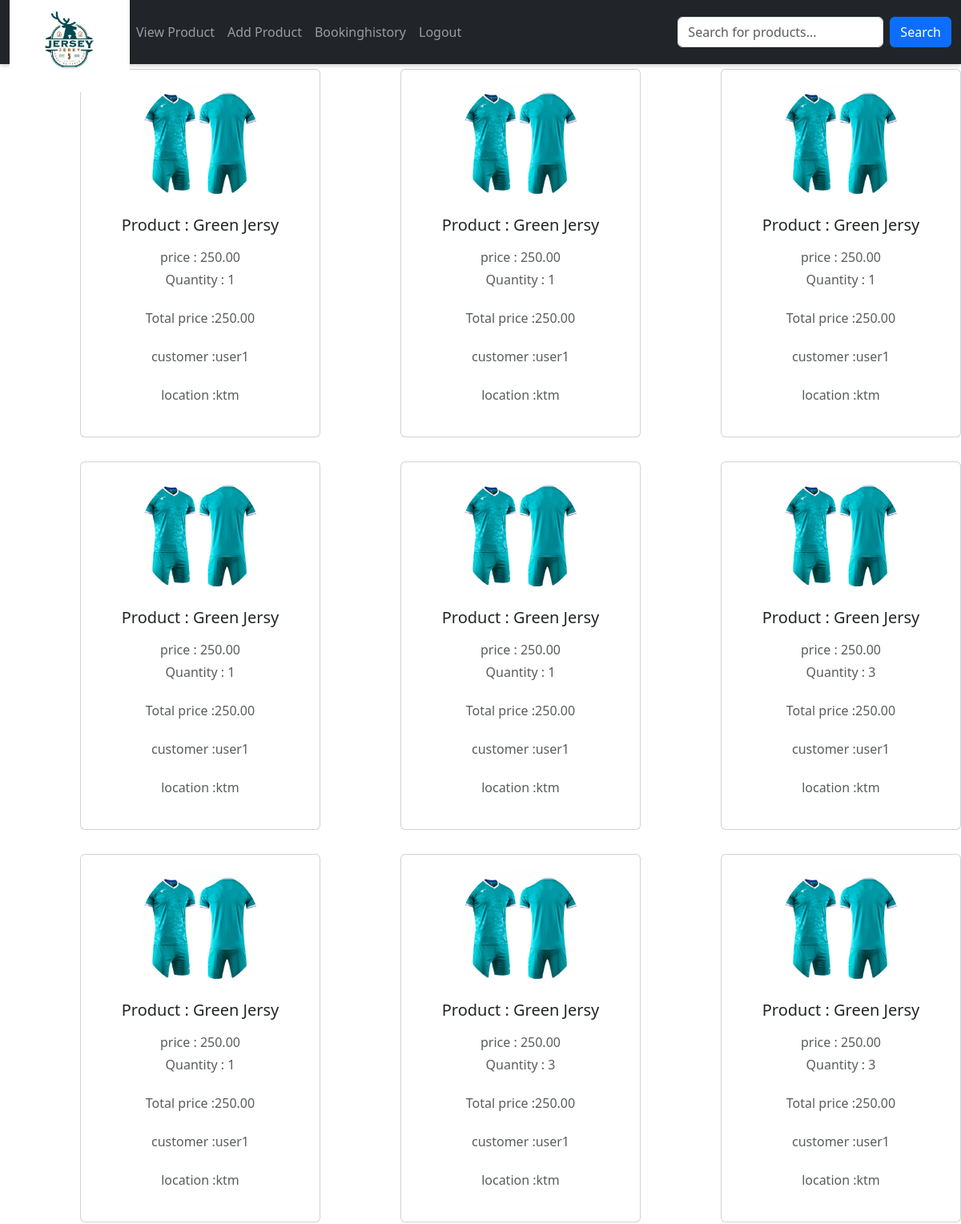
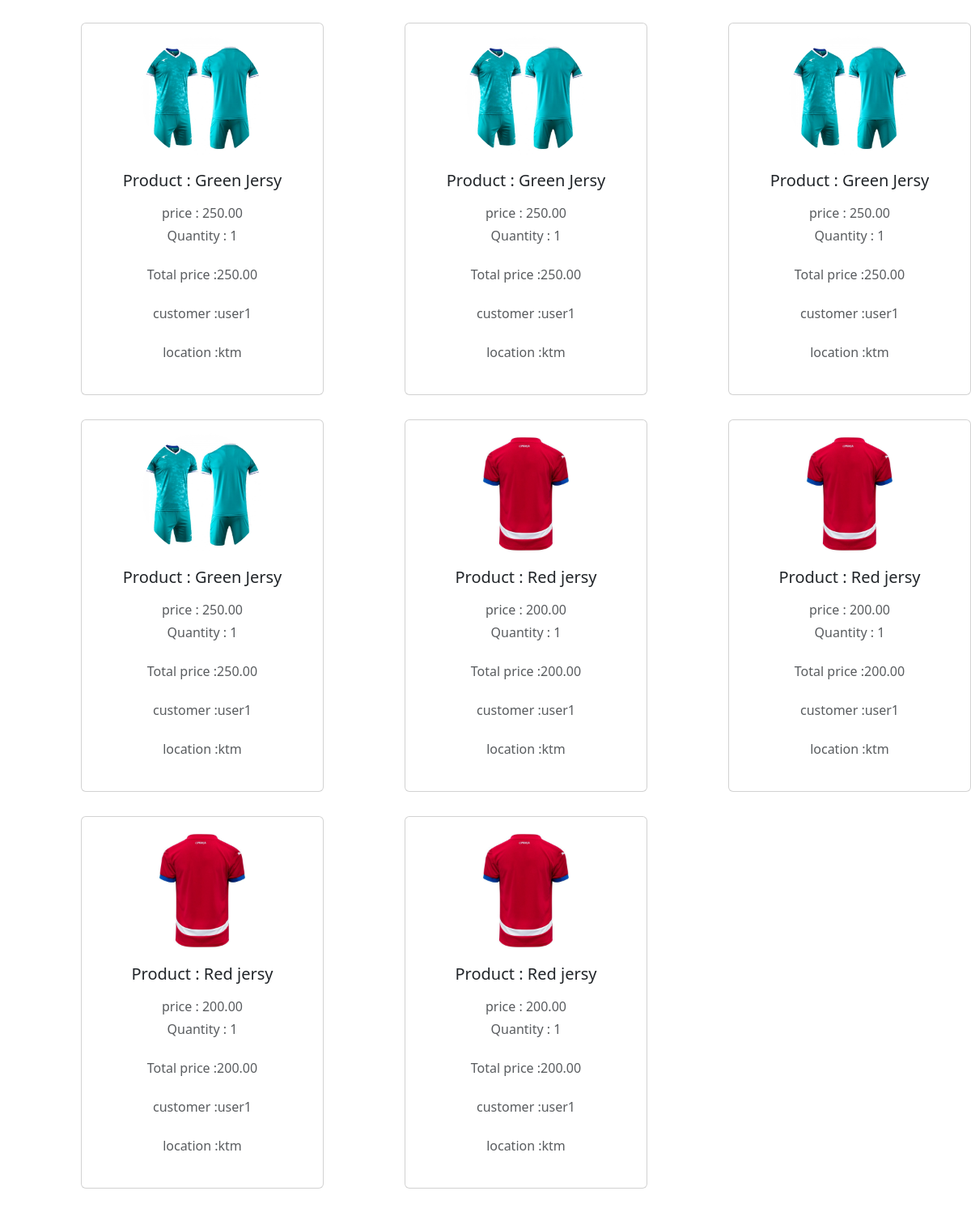
The page /bookinghistry/ (signed in) on the database its author committed (2 pictures, top to bottom).
### app/models.py (models this page shows, shortened)
class Buy(models.Model):
    product = models.ForeignKey(Product, on_delete=models.CASCADE)
    user = models.ForeignKey(Register, on_delete=models.CASCADE)
    quantity = models.IntegerField()
    date_of_buying = models.TextField()
    price = models.DecimalField(max_digits=10, decimal_places=2)
    DELIVERY_STATUS_CHOICES = [
        ("Pending", "Pending"),
        ("Shipped", "Shipped"),
        ("In Transit", "In Transit"),
        ("Delivered", "Delivered"),
    ]
    delivery_status = models.CharField(
        max_length=20, choices=DELIVERY_STATUS_CHOICES, default="Pending"
    )
    def __str__(self):
        return f"{self.product.name} - {self.delivery_status}"

class Product(models.Model):
    shop = models.ForeignKey(Shopreg,on_delete=models.CASCADE)
    name = models.TextField()
    discription = models.TextField()
    price = models.IntegerField()
    category = models.ForeignKey(Category, on_delete=models.CASCADE)
    quantity = models.TextField()
    offerprice = models.IntegerField()
    image = models.FileField()

class Register(models.Model):
    Email = models.EmailField(unique=True)
    name = models.TextField()
    phonenumber = models.IntegerField()
    password = models.TextField()
    location= models.TextField()

### app/views.py (the view)
# urls.py: path('bookinghistry/',views.bookinghistry),
def bookinghistry(req):
    l=[]
    data=Product.objects.filter(shop=get_shop(req))
    for i in data:
        data1=Buy.objects.filter(product=i)
        l.append(data1)
    print(l)
    return render(req,'shop/bookinghistry.html',{'data':l})

### app/views.py (called while the page is built)
def get_shop(req):
    data=Shopreg.objects.get(Email=req.session['shop'])
    return data

### template/shop/bookinghistry.html (shortened to what this page needs)
<!DOCTYPE html>
<html lang="en">
<head>
  <link href="https://cdn.jsdelivr.net/npm/bootstrap@5.3.3/dist/css/bootstrap.min.css" rel="stylesheet">
</head>
<body>
 <nav id="nav" class="navbar navbar-expand-sm navbar-dark bg-dark sticky-top">
  <div class="container-fluid">
    <a href="../viewpro" class="logo">
      <img src="../static/attachment_117648875.jpg" alt="logo" width="150px">
    </a>
    <div class="collapse navbar-collapse" id="mynavbar">
      <ul class="navbar-nav me-auto">
        <li class="nav-item">
          <a class="nav-link"  href="../viewpro">View Product</a>
        </li>
        <li class="nav-item">
          <a class="nav-link" href="../addpro">Add Product</a>
        </li>
        <li class="nav-item">
          <a class="nav-link"  href="../bookinghistry">Bookinghistory</a>
        </li>
        <li class="nav-item">
          <a class="nav-link" href="../logout">Logout</a>
        </li>
      </ul>
      <form class="d-flex" method="get" action="{% url 'pro_search' %}">
        <input class="form-control me-2"  type="text" name="query" placeholder="Search for products...">
        <button class="btn btn-primary" type="submit">Search</button>
      </form>
    </div>
  </div>
</nav>
  {% for i in data %}
  {% for j in i %}
  <div class="card mb-4">
    <div class="card-body text-center">
      <img src="{{j.product.image.url}}" alt="avatar" class="rounded-circle img-fluid" style="width: 150px;height: 150px;">
      <h5 class="my-3">Product : {{j.product.name}}</h5>
      <p class="text-muted mb-1">price : {{j.price}}</p>
      <p class="text-muted mb-4">Quantity : {{j.quantity}}</p>
      <p class="text-muted mb-4">Total price :{{j.price}}</p>
      <p class="text-muted mb-4">customer :{{j.user.name}}</p>
      <p class="text-muted mb-4">location :{{j.user.location}}</p>
    </div>
  </div>
  {% endfor %}
  {% endfor %}
</body>
</html>

### template/shop/bookinghistry.html (style rules this page uses)
.navbar .nav-link { transition: color 0.3s; }
#nav { box-shadow: 0 2px 5px rgba(0, 0, 0, 0.2); height: 80px; }
.card { float: left; width: 300px; margin-left: 100PX; padding: 0px; margin-top: 6px; }

### rows shown on the page
Buy: product.image (picture), product.name "Green Jersy", price "250.00", quantity "1", user.name "user1", user.location "ktm"
Buy: product.image (picture), product.name "Green Jersy", price "250.00", quantity "1", user.name "user1", user.location "ktm"
Buy: product.image (picture), product.name "Green Jersy", price "250.00", quantity "1", user.name "user1", user.location "ktm"
Buy: product.image (picture), product.name "Green Jersy", price "250.00", quantity "1", user.name "user1", user.location "ktm"
Buy: product.image (picture), product.name "Green Jersy", price "250.00", quantity "1", user.name "user1", user.location "ktm"
Buy: product.image (picture), product.name "Green Jersy", price "250.00", quantity "3", user.name "user1", user.location "ktm"
Buy: product.image (picture), product.name "Green Jersy", price "250.00", quantity "1", user.name "user1", user.location "ktm"
Buy: product.image (picture), product.name "Green Jersy", price "250.00", quantity "3", user.name "user1", user.location "ktm"
Buy: product.image (picture), product.name "Green Jersy", price "250.00", quantity "3", user.name "user1", user.location "ktm"
Buy: product.image (picture), product.name "Green Jersy", price "250.00", quantity "1", user.name "user1", user.location "ktm"
Buy: product.image (picture), product.name "Green Jersy", price "250.00", quantity "1", user.name "user1", user.location "ktm"
Buy: product.image (picture), product.name "Green Jersy", price "250.00", quantity "1", user.name "user1", user.location "ktm"
Buy: product.image (picture), product.name "Green Jersy", price "250.00", quantity "1", user.name "user1", user.location "ktm"
Buy: product.image (picture), product.name "Red jersy", price "200.00", quantity "1", user.name "user1", user.location "ktm"
Buy: product.image (picture), product.name "Red jersy", price "200.00", quantity "1", user.name "user1", user.location "ktm"
Buy: product.image (picture), product.name "Red jersy", price "200.00", quantity "1", user.name "user1", user.location "ktm"
Buy: product.image (picture), product.name "Red jersy", price "200.00", quantity "1", user.name "user1", user.location "ktm"
